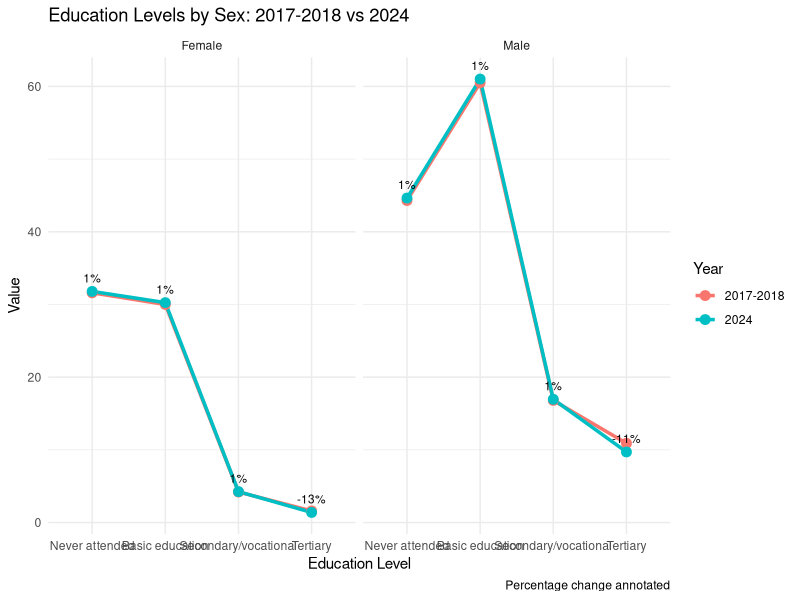
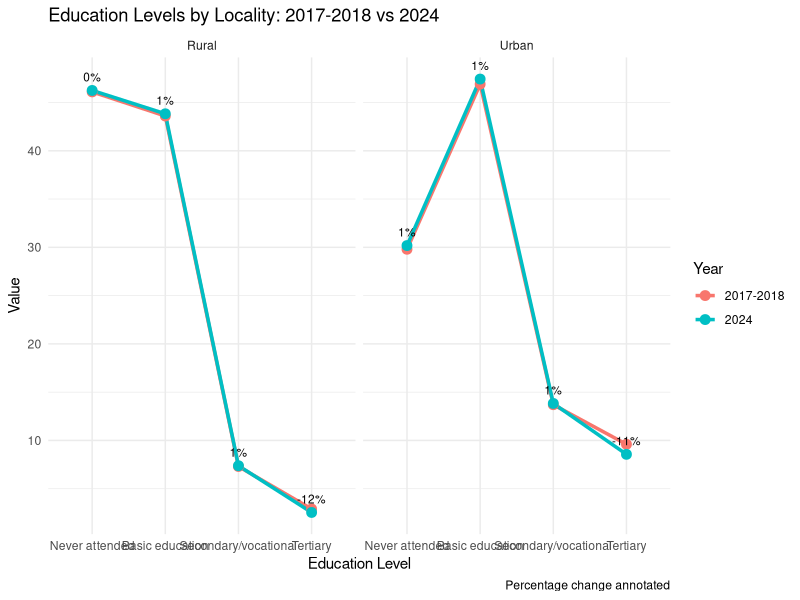
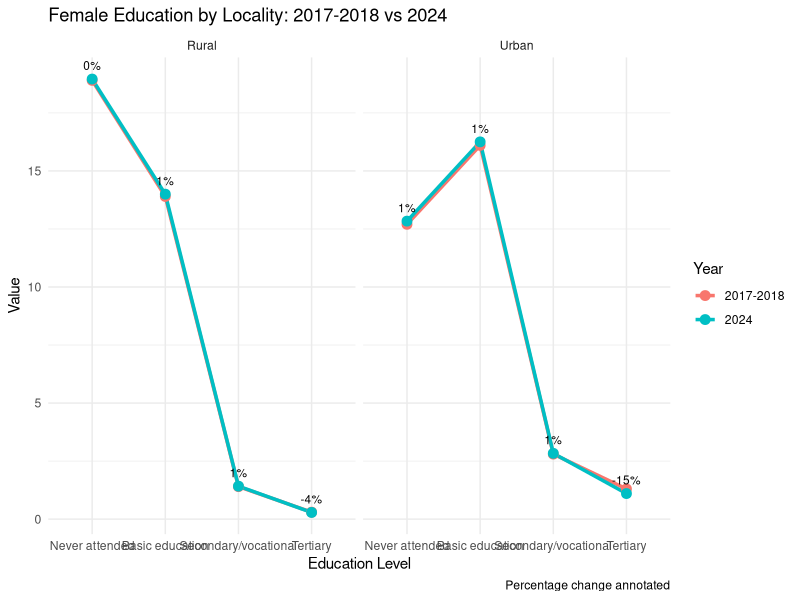
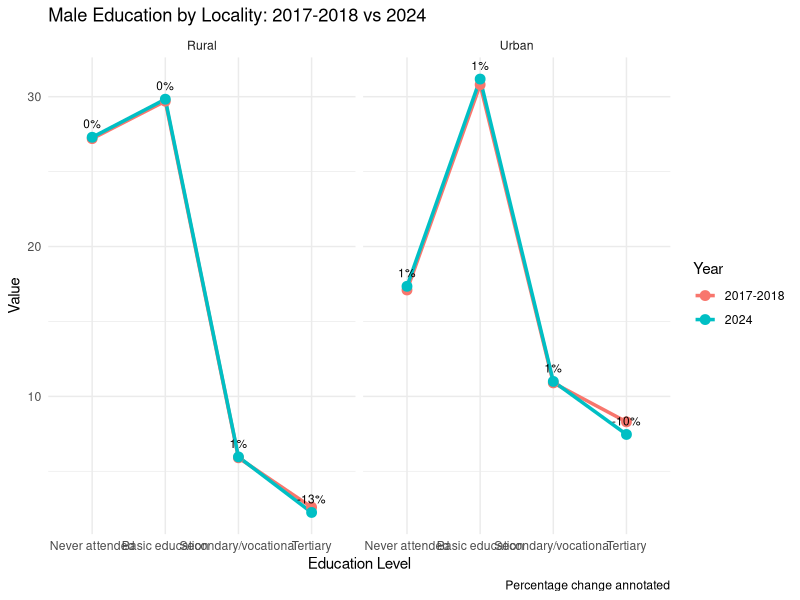

Write R code to recreate these figures, in order.
# Load necessary libraries
library(readxl)
library(dplyr)
library(ggplot2)
library(tidyr)
library(scales)

# Read data
data_1718 <- read_excel("2017-2018 data set.xlsx", sheet = "17-18")
data_2024 <- read_excel("2017-2018 data set.xlsx", sheet = "2024")

# Add Year column
data_1718 <- data_1718 %>% mutate(Year = "2017-2018")
data_2024 <- data_2024 %>% mutate(Year = "2024")

# Combine datasets
combined_data <- bind_rows(data_1718, data_2024)

# Convert to numeric
combined_data <- combined_data %>%
  mutate(
    Female = as.numeric(Female),
    Male = as.numeric(Male)
  )

# Standard education level order
edu_levels <- c("Never attended", "Basic education", "Secondary/vocational", "Tertiary")

# =========================================================
# A. Education by Sex with % Change
# =========================================================

sex_edu <- combined_data %>%
  filter(
    !is.na(`Education Level`),
    `Education Level` != "Total",
    !is.na(Female),
    !is.na(Male)
  ) %>%
  group_by(Year, `Education Level`) %>%
  summarise(
    Female = sum(Female, na.rm = TRUE),
    Male = sum(Male, na.rm = TRUE),
    .groups = "drop"
  ) %>%
  pivot_longer(cols = c("Male", "Female"), names_to = "Sex", values_to = "Value") %>%
  mutate(`Education Level` = factor(`Education Level`, levels = edu_levels))

# Calculate % change
sex_edu_change <- sex_edu %>%
  pivot_wider(names_from = Year, values_from = Value) %>%
  filter(!is.na(`2024`) & !is.na(`2017-2018`)) %>%
  mutate(
    PercentChange = (`2024` - `2017-2018`) / `2017-2018` * 100
  )

# Plot with % change
ggplot(sex_edu, aes(x = `Education Level`, y = Value, color = Year, group = Year)) +
  geom_line(size = 1.2) +
  geom_point(size = 3) +
  facet_wrap(~ Sex) +
  labs(
    title = "Education Levels by Sex: 2017-2018 vs 2024",
    x = "Education Level",
    y = "Value",
    caption = "Percentage change annotated"
  ) +
  geom_text(
    data = sex_edu_change,
    aes(x = `Education Level`, y = `2024`, label = paste0(round(PercentChange), "%")),
    color = "black",
    size = 3,
    vjust = -1,
    inherit.aes = FALSE
  ) +
  theme_minimal()

# =========================================================
# B. Education by Locality (Both Sexes) with % Change
# =========================================================

locality_edu <- combined_data %>%
  filter(!is.na(`Education Level`), `Education Level` != "Total", !is.na(Locality)) %>%
  group_by(Year, `Education Level`, Locality) %>%
  summarise(Total = sum(Female + Male, na.rm = TRUE), .groups = "drop") %>%
  mutate(`Education Level` = factor(`Education Level`, levels = edu_levels))

locality_edu_change <- locality_edu %>%
  pivot_wider(names_from = Year, values_from = Total) %>%
  filter(!is.na(`2024`) & !is.na(`2017-2018`)) %>%  # remove NAs from % change calc
  mutate(PercentChange = (`2024` - `2017-2018`) / `2017-2018` * 100)

ggplot(locality_edu, aes(x = `Education Level`, y = Total, color = Year, group = Year)) +
  geom_line(size = 1.2) +
  geom_point(size = 3) +
  facet_wrap(~ Locality) +
  labs(
    title = "Education Levels by Locality: 2017-2018 vs 2024",
    x = "Education Level",
    y = "Value",
    caption = "Percentage change annotated"
  ) +
  geom_text(
    data = locality_edu_change,
    aes(x = `Education Level`, y = `2024`, label = paste0(round(PercentChange), "%")),
    color = "black",
    size = 3,
    vjust = -1,
    inherit.aes = FALSE
  ) +
  theme_minimal()

# =========================================================
# C. Female Education by Locality with % Change
# =========================================================

female_locality <- combined_data %>%
  filter(!is.na(`Education Level`), `Education Level` != "Total", Locality %in% c("Urban", "Rural")) %>%
  select(`Education Level`, Locality, Female, Year) %>%
  mutate(`Education Level` = factor(`Education Level`, levels = edu_levels))

female_change <- female_locality %>%
  pivot_wider(names_from = Year, values_from = Female) %>%
  mutate(PercentChange = (`2024` - `2017-2018`) / `2017-2018` * 100)

ggplot(female_locality, aes(x = `Education Level`, y = Female, color = Year, group = Year)) +
  geom_line(size = 1.2) +
  geom_point(size = 3) +
  facet_wrap(~ Locality) +
  labs(
    title = "Female Education by Locality: 2017-2018 vs 2024",
    x = "Education Level",
    y = "Value",
    caption = "Percentage change annotated"
  ) +
  geom_text(
    data = female_change,
    aes(x = `Education Level`, y = `2024`, label = paste0(round(PercentChange), "%")),
    color = "black",
    size = 3,
    vjust = -1,
    inherit.aes = FALSE
  ) +
  theme_minimal()

# =========================================================
# D. Male Education by Locality with % Change
# =========================================================

male_locality <- combined_data %>%
  filter(!is.na(`Education Level`), `Education Level` != "Total", Locality %in% c("Urban", "Rural")) %>%
  select(`Education Level`, Locality, Male, Year) %>%
  mutate(`Education Level` = factor(`Education Level`, levels = edu_levels))

male_change <- male_locality %>%
  pivot_wider(names_from = Year, values_from = Male) %>%
  mutate(PercentChange = (`2024` - `2017-2018`) / `2017-2018` * 100)

ggplot(male_locality, aes(x = `Education Level`, y = Male, color = Year, group = Year)) +
  geom_line(size = 1.2) +
  geom_point(size = 3) +
  facet_wrap(~ Locality) +
  labs(
    title = "Male Education by Locality: 2017-2018 vs 2024",
    x = "Education Level",
    y = "Value",
    caption = "Percentage change annotated"
  ) +
  geom_text(
    data = male_change,
    aes(x = `Education Level`, y = `2024`, label = paste0(round(PercentChange), "%")),
    color = "black",
    size = 3,
    vjust = -1,
    inherit.aes = FALSE
  ) +
  theme_minimal()
